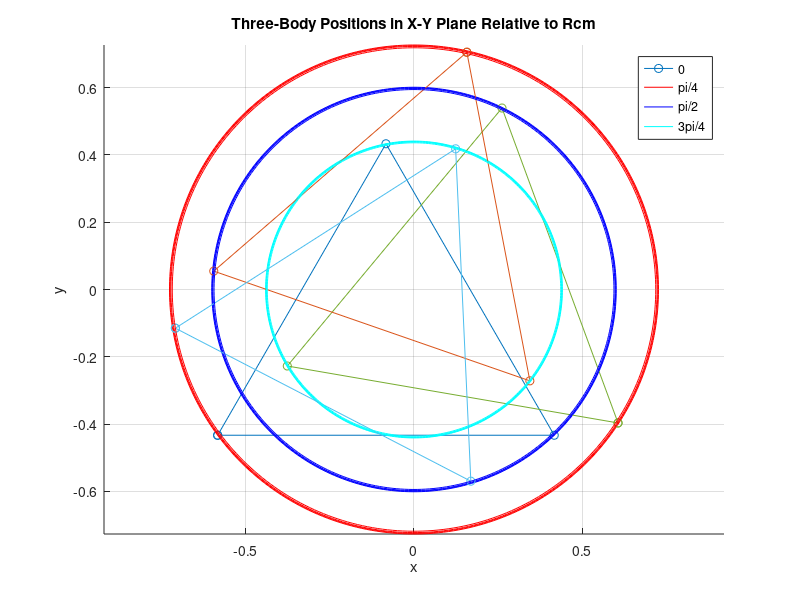

This figure's MATLAB source:
% Drew Wehmer
% ASTE 580
% HW 7
% Problem 1

function three_body_solver
    disp('PROBLEM 1')

    %% VARIABLES

    G = 1;
    m1 = 1;
    m2 = 2;
    m3 = 3;
    masses = [m1, m2, m3];

    %% INITIAL CONDITIONS (t0)

    r1 = [0; 0; 0];
    r2 = [1; 0; 0];
    r3 = [1/2; sqrt(3)/2; 0];

    v1 = [0; 0; 0];
    v2 = [0; sqrt(6); 0];
    v3 = [-3*sqrt(2)/2; sqrt(6)/2; 0];

    % State Vector
    y0 = [r1; v1; r2; v2; r3; v3];


    %% SOLVE ODE
    % time integral
    tspan = [0, pi];

    [T, Y] = ode45(@(t, y) three_body_solution(t, y, masses, G), tspan, y0);

    %% PLOT
    % time step to plot
    time_step = [0, pi/4, pi/2, 3*pi/4];

    figure; hold on; grid on;
    colors = {'r', 'b', 'c'};

    for i = 1:length(time_step)
        t_target = time_step(i);
        y_interp = interp1(T, Y, t_target);

        %extract positions
        r1 = y_interp(1:3);
        r2 = y_interp(7:9);
        r3 = y_interp(13:15);

        %Compute Center of Mass
        rcm = (m1*r1 + m2*r2 + m3*r3) / (m1 + m2 + m3);

        r1_rel = r1 - rcm;
        r2_rel = r2 - rcm;
        r3_rel = r3 - rcm;

        % Plot Triangle
        plot([r1_rel(1), r2_rel(1), r3_rel(1), r1_rel(1)], ...
             [r1_rel(2), r2_rel(2), r3_rel(2), r1_rel(2)], ...
             '-o', 'DisplayName', sprintf('t = %.2f', t_target));
    
        % Draw 3 concentric circles through each particle, centered at rcm
        radii = [norm(r1_rel(1:2)), norm(r2_rel(1:2)), norm(r3_rel(1:2))];
        for j = 1:3
            theta = linspace(0, 2*pi, 300);
            x_circ = radii(j) * cos(theta);
            y_circ = radii(j) * sin(theta);
            plot(x_circ, y_circ, 'Color', colors{j}, ...
                 'DisplayName', sprintf('Circle through r%d at t=%.2f', j, t_target));
        end
    end

    legend('0', 'pi/4', 'pi/2', '3pi/4');
    xlabel('x'); ylabel('y');
    title('Three-Body Positions in X-Y Plane Relative to Rcm');
    axis equal;
end



%% THREE BODY FUNCTION

function dydt = three_body_solution(~, y, masses, G)
    % initalize the masses
    m1 = masses(1);
    m2 = masses(2);
    m3 = masses(3);
    
    % intialize state vector
    r1 = y(1:3);
    v1 = y(4:6);
    r2 = y(7:9);
    v2 = y(10:12);
    r3 = y(13:15);
    v3 = y(16:18);
    
    % Compute distances
    r21 = r2 - r1;
    r31 = r3 - r1;
    r32 = r3 - r2;
    r12 = -r21;
    r13 = -r31;
    r23 = -r32;

    % Normalized distances
    r21n = norm(r21);
    r31n = norm(r31);
    r32n = norm(r32);
    r12n = r21n;
    r13n = r31n;
    r23n = r32n;

    % Acceleration portion
    a1 = G * (m2 * r21 / r21n^3 + m3 * r31 / r31n^3);
    a2 = G * (m1 * r12 / r12n^3 + m3 * r32 / r32n^3);
    a3 = G * (m1 * r13 / r13n^3 + m2 * r23 / r23n^3);

    % Combine
    dydt = [v1; a1; v2; a2; v3; a3];
end


    
    
